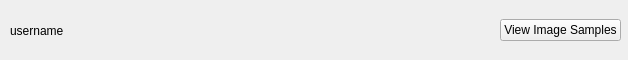
<?xml version="1.0" encoding="UTF-8"?>
<ui version="4.0">
 <class>usersWidget</class>
 <widget class="QWidget" name="usersWidget">
  <property name="geometry">
   <rect>
    <x>0</x>
    <y>0</y>
    <width>628</width>
    <height>60</height>
   </rect>
  </property>
  <property name="windowTitle">
   <string>Form</string>
  </property>
  <widget class="QWidget" name="">
   <property name="geometry">
    <rect>
     <x>10</x>
     <y>10</y>
     <width>611</width>
     <height>41</height>
    </rect>
   </property>
   <layout class="QHBoxLayout" name="horizontalLayout">
    <item>
     <widget class="QLabel" name="label_username">
      <property name="text">
       <string>username</string>
      </property>
     </widget>
    </item>
    <item>
     <spacer name="horizontalSpacer">
      <property name="orientation">
       <enum>Qt::Horizontal</enum>
      </property>
      <property name="sizeHint" stdset="0">
       <size>
        <width>40</width>
        <height>20</height>
       </size>
      </property>
     </spacer>
    </item>
    <item>
     <widget class="QPushButton" name="pushButton_viewSamples">
      <property name="text">
       <string>View Image Samples</string>
      </property>
     </widget>
    </item>
   </layout>
  </widget>
 </widget>
 <resources/>
 <connections/>
</ui>
